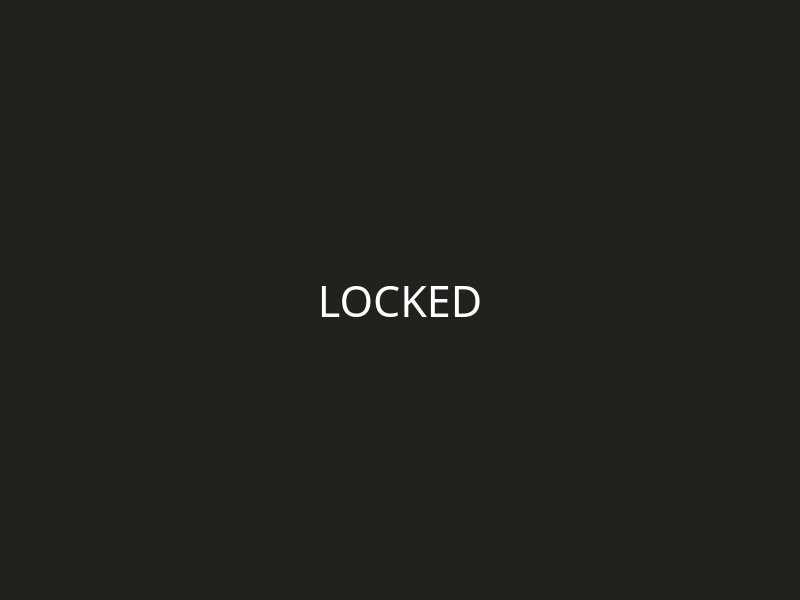
<?xml version="1.0" encoding="UTF-8"?>
<ui version="4.0">
 <class>LockScreen</class>
 <widget class="QMainWindow" name="LockScreen">
  <property name="geometry">
   <rect>
    <x>0</x>
    <y>0</y>
    <width>800</width>
    <height>600</height>
   </rect>
  </property>
  <property name="windowTitle">
   <string>MainWindow</string>
  </property>
  <property name="styleSheet">
   <string notr="true">background-color: rgb(35, 33, 30);</string>
  </property>
  <widget class="QWidget" name="centralwidget">
   <layout class="QVBoxLayout" name="verticalLayout">
    <item>
     <widget class="QLabel" name="label">
      <property name="sizePolicy">
       <sizepolicy hsizetype="Preferred" vsizetype="Preferred">
        <horstretch>0</horstretch>
        <verstretch>0</verstretch>
       </sizepolicy>
      </property>
      <property name="font">
       <font>
        <family>Gabriola</family>
        <pointsize>32</pointsize>
       </font>
      </property>
      <property name="styleSheet">
       <string notr="true">color: rgb(255, 255, 255);</string>
      </property>
      <property name="text">
       <string>LOCKED</string>
      </property>
      <property name="alignment">
       <set>Qt::AlignCenter</set>
      </property>
     </widget>
    </item>
   </layout>
  </widget>
 </widget>
 <resources/>
 <connections/>
</ui>
